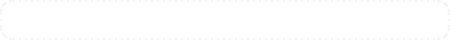
<?xml version="1.0" encoding="UTF-8"?>
<ui version="4.0">
 <class>Form</class>
 <widget class="QWidget" name="Form">
  <property name="geometry">
   <rect>
    <x>0</x>
    <y>0</y>
    <width>450</width>
    <height>40</height>
   </rect>
  </property>
  <property name="minimumSize">
   <size>
    <width>300</width>
    <height>40</height>
   </size>
  </property>
  <property name="windowTitle">
   <string>Form</string>
  </property>
  <property name="styleSheet">
   <string notr="true">background-color: rgba(255, 255, 255, 0);
border-style: dotted;
border-width: 2px;
border-radius: 12px;
border-color: rgba(200, 200, 200, 50);</string>
  </property>
  <widget class="QLabel" name="label">
   <property name="geometry">
    <rect>
     <x>20</x>
     <y>5</y>
     <width>320</width>
     <height>30</height>
    </rect>
   </property>
   <property name="styleSheet">
    <string notr="true">font: 75 10pt &quot;Roboto Mono&quot;;
color: rgb(255, 255, 255);
background-color: rgba(20, 20, 20, 0);
border: none;</string>
   </property>
   <property name="text">
    <string>&lt;html&gt;&lt;head/&gt;&lt;body&gt;&lt;p align=&quot;center&quot;&gt;Chat Title&lt;/p&gt;&lt;/body&gt;&lt;/html&gt;</string>
   </property>
   <property name="scaledContents">
    <bool>true</bool>
   </property>
   <property name="wordWrap">
    <bool>true</bool>
   </property>
  </widget>
  <widget class="QPushButton" name="pushButton">
   <property name="geometry">
    <rect>
     <x>410</x>
     <y>5</y>
     <width>30</width>
     <height>30</height>
    </rect>
   </property>
   <property name="styleSheet">
    <string notr="true">border: none;</string>
   </property>
   <property name="text">
    <string/>
   </property>
   <property name="icon">
    <iconset>
     <normaloff>../icons/delete (2).png</normaloff>../icons/delete (2).png</iconset>
   </property>
   <property name="iconSize">
    <size>
     <width>24</width>
     <height>24</height>
    </size>
   </property>
  </widget>
  <widget class="QPushButton" name="pushButton_2">
   <property name="geometry">
    <rect>
     <x>370</x>
     <y>5</y>
     <width>30</width>
     <height>30</height>
    </rect>
   </property>
   <property name="styleSheet">
    <string notr="true">border: none;</string>
   </property>
   <property name="text">
    <string/>
   </property>
   <property name="icon">
    <iconset>
     <normaloff>../icons/edit.png</normaloff>../icons/edit.png</iconset>
   </property>
   <property name="iconSize">
    <size>
     <width>24</width>
     <height>24</height>
    </size>
   </property>
  </widget>
 </widget>
 <resources/>
 <connections/>
</ui>
